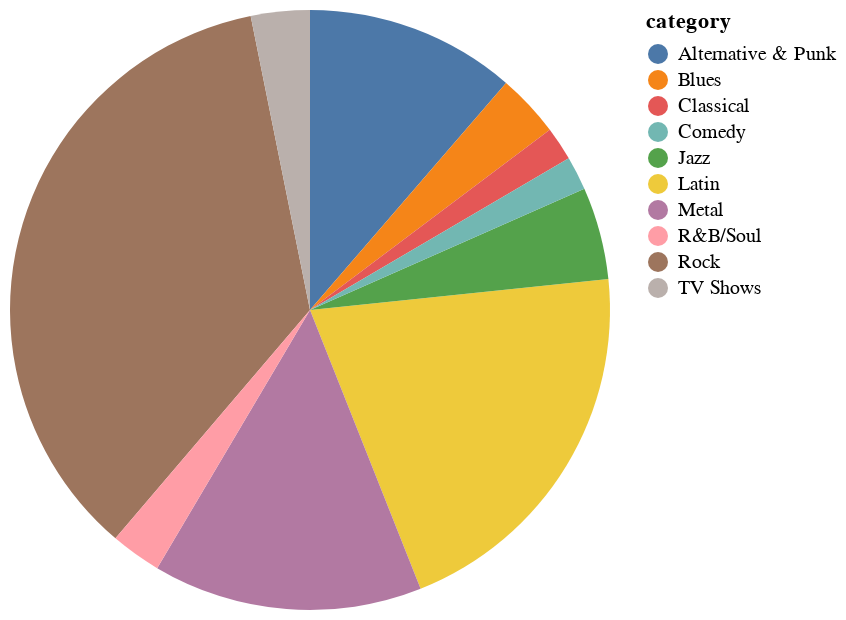

Write notebook code for a chart like this one.
### Markdown cell above
#### pie chart
We can also use pie chart for this.

### Code cell
%VEGA-LITE specs/arc_pie.vl.json 
SELECT 
    g.Name as category, 
    SUM(il.Quantity) as b, 
    ROUND((CAST(SUM(il.Quantity) as float) / (SELECT 
        SUM(Quantity) total
    FROM Chinook.InvoiceLine il
    INNER JOIN Chinook.Invoice i ON i.InvoiceId = il.InvoiceId
    WHERE i.BillingCountry = 'USA')) * 100, 2) value 
FROM Chinook.InvoiceLine il
INNER JOIN Chinook.Invoice i ON i.InvoiceId = il.InvoiceId 
INNER JOIN Chinook.Track t ON il.TrackId = t.TrackId 
INNER JOIN Chinook.Genre g ON t.GenreId = g.GenreId 
WHERE i.BillingCountry = 'USA' 
GROUP BY 1 
ORDER BY 2 DESC
LIMIT 10

### Figure 1 — Vega-Lite specification as saved in the notebook (floating-point values rounded to 4 significant figures)
{"$schema": "https://vega.github.io/schema/vega-lite/v4.json", "data": {"values": [{"b": "157", "category": "Rock", "value": "31.78"}, {"b": "91", "category": "Latin", "value": "18.42"}, {"b": "64", "category": "Metal", "value": "12.96"}, {"b": "50", "category": "Alternative & Punk", "value": "10.12"}, {"b": "22", "category": "Jazz", "value": "4.45"}, {"b": "15", "category": "Blues", "value": "3.04"}, {"b": "14", "category": "TV Shows", "value": "2.83"}, {"b": "12", "category": "R&B/Soul", "value": "2.43"}, {"b": "8", "category": "Classical", "value": "1.62"}, {"b": "8", "category": "Comedy", "value": "1.62"}]}, "description": "A simple pie chart with embedded data.", "encoding": {"color": {"field": "category", "type": "nominal"}, "theta": {"field": "value", "type": "quantitative"}}, "mark": "arc", "view": {"stroke": null}}
